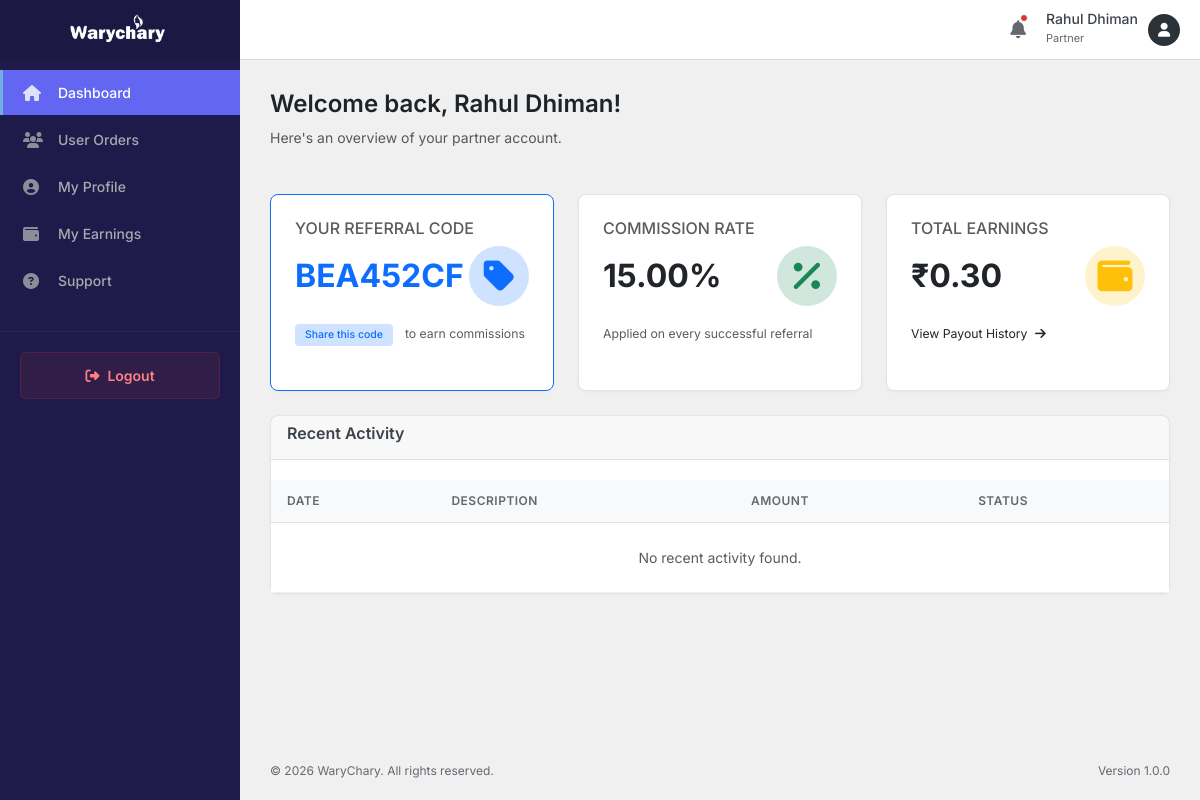
Screenshot of /partner/index.php (signed in) with the database file from the repository.
### tables this page shows
CREATE TABLE `partners` (
  `id` int(11) NOT NULL,
  `senior_partner_id` int(11) NOT NULL,
  `name` varchar(255) NOT NULL,
  `email` varchar(255) NOT NULL,
  `mobile` varchar(20) NOT NULL,
  `gender` enum('Male','Female','Other') NOT NULL,
  `image` varchar(255) DEFAULT NULL,
  `state` varchar(100) NOT NULL,
  `city` varchar(100) NOT NULL,
  `pincode` varchar(20) NOT NULL,
  `address` text NOT NULL,
  `password` varchar(255) NOT NULL,
  `status` enum('active','inactive','pending') DEFAULT 'active',
  `referral_code` varchar(50) DEFAULT NULL,
  `commission` decimal(10,2) DEFAULT 15.00,
  `created_at` timestamp NULL DEFAULT current_timestamp(),
  `updated_at` timestamp NULL DEFAULT current_timestamp() ON UPDATE current_timestamp()
);

### partner/index.php (the view, shortened to what this page needs)
<?php
include_once __DIR__ . '/includes/header.php';
$database = new Database();
$db = $database->getConnection();
$partner_id = $_SESSION['partner_id'];
$stmt = $db->prepare("SELECT * FROM partners WHERE id = :id");
$stmt->bindParam(':id', $partner_id);
$stmt->execute();
$partner = $stmt->fetch(PDO::FETCH_ASSOC);
$e_stmt = $db->prepare("SELECT SUM(amount) as real_total FROM partner_earnings WHERE partner_id = :pid");
$e_stmt->execute([':pid' => $partner_id]);
$earning_data = $e_stmt->fetch(PDO::FETCH_ASSOC);
$total_earnings = $earning_data['real_total'] ?? 0;
?>
<div class="page-header">
    <div class="header-title">
        <h1 class="page-title">Welcome back, <?php echo htmlspecialchars($partner['name']); ?>!</h1>
        <p class="text-muted">Here's an overview of your partner account.</p>
    </div>
</div>
<div class="row g-4">
    <div class="col-md-6 col-xl-4">
        <div class="card h-100 border-primary">
            <div class="card-body">
                <h6 class="text-muted text-uppercase mb-2">Your Referral Code</h6>
                <div class="d-flex align-items-center justify-content-between">
                    <h2 class="mb-0 text-primary fw-bold"><?php echo htmlspecialchars($partner['referral_code']); ?></h2>
                    <div class="widget-icon bg-primary-subtle text-primary rounded-circle p-3">
                        <i class="fas fa-tag fa-lg"></i>
                    </div>
                </div>
                <div class="mt-3">
                    <span class="badge bg-primary-subtle text-primary">Share this code</span>
                    <small class="text-muted ms-2">to earn commissions</small>
                </div>
            </div>
        </div>
    </div>
    <div class="col-md-6 col-xl-4">
        <div class="card h-100">
            <div class="card-body">
                <h6 class="text-muted text-uppercase mb-2">Commission Rate</h6>
                <div class="d-flex align-items-center justify-content-between">
                    <h2 class="mb-0 fw-bold"><?php echo htmlspecialchars($partner['commission']); ?>%</h2>
                    <div class="widget-icon bg-success-subtle text-success rounded-circle p-3">
                        <i class="fas fa-percentage fa-lg"></i>
                    </div>
                </div>
                <div class="mt-3">
                    <small class="text-muted">Applied on every successful referral</small>
                </div>
            </div>
        </div>
    </div>
    <div class="col-md-6 col-xl-4">
        <div class="card h-100">
            <div class="card-body">
                <h6 class="text-muted text-uppercase mb-2">Total Earnings</h6>
                <div class="d-flex align-items-center justify-content-between">
                    <h2 class="mb-0 fw-bold">₹<?php echo number_format($total_earnings, 2); ?></h2>
                    <div class="widget-icon bg-warning-subtle text-warning rounded-circle p-3">
                        <i class="fas fa-wallet fa-lg"></i>
                    </div>
                </div>
                <div class="mt-3">
                    <a href="#" class="text-decoration-none small">View Payout History <i class="fas fa-arrow-right ms-1"></i></a>
                </div>
            </div>
        </div>
    </div>
</div>
<div class="row mt-4">
    <div class="col-12">
        <div class="card">
            <div class="card-header border-bottom">
                <h5 class="card-title mb-0">Recent Activity</h5>
            </div>
            <div class="card-body p-0">
                <div class="table-responsive">
                    <table class="table table-hover mb-0">
                        <thead class="bg-light">
                            <tr>
                                <th class="border-top-0">Date</th>
                                <th class="border-top-0">Description</th>
                                <th class="border-top-0">Amount</th>
                                <th class="border-top-0">Status</th>
                            </tr>
                        </thead>
                        <tbody>
                            <tr>
                                <td colspan="4" class="text-center py-4 text-muted">No recent activity found.</td>
                            </tr>
                        </tbody>
                    </table>
                </div>
            </div>
        </div>
    </div>
</div>
<?php include_once __DIR__ . '/includes/footer.php'; ?>

### admin/assets/css/admin.css (style rules this page uses)
:root { --admin-bg: #f0f0f1; --sidebar-bg: #1d2327; --sidebar-hover: #2c3338; --sidebar-active: #2271b1; --sidebar-text: #f0f0f1; --sidebar-text-muted: #a7aaad; --primary-color: #2271b1; --primary-hover: #135e96; --text-main: #3c434a; --text-muted: #646970; --border-color: #dcdcde; --card-bg: #ffffff; --danger: #d63638; --success: #00a32a; --warning: #dba617; --sidebar-width: 240px; --header-height: 60px; }
* { box-sizing: border-box; margin: 0; padding: 0; }
body { font-family: 'Inter', -apple-system, BlinkMacSystemFont, "Segoe UI", Roboto, Oxygen-Sans, Ubuntu, Cantarell, "Helvetica Neue", sans-serif; background-color: var(--admin-bg); color: var(--text-main); font-size: 14px; line-height: 1.5; }
a { text-decoration: none; color: inherit; transition: all 0.2s ease; }
.page-header { display: flex; justify-content: space-between; align-items: center; margin-bottom: 30px; }
.page-title { font-size: 24px; font-weight: 600; color: #1d2327; }
.widget-icon { width: 60px; height: 60px; display: flex; align-items: center; justify-content: center; font-size: 28px; background-color: #f0f6fc; color: var(--primary-color); border-radius: 50%; }
.card-header { display: flex; justify-content: space-between; align-items: center; margin-bottom: 20px; padding-bottom: 15px; border-bottom: 1px solid #f0f0f0; }
.card-title { font-size: 16px; font-weight: 600; color: var(--text-main); }
.table-responsive { overflow-x: auto; }
.card { border: 1px solid #e2e4e7; border-radius: 8px; box-shadow: 0 1px 3px rgba(0, 0, 0, 0.04); background-color: #fff; margin-bottom: 20px; }
.card-body { padding: 24px; }
.table thead th { background-color: #f8f9fa; color: var(--text-muted); font-weight: 600; font-size: 12px; text-transform: uppercase; letter-spacing: 0.5px; border-bottom: 1px solid #e0e0e0; padding: 12px 16px; }
.table tbody td { vertical-align: middle; padding: 12px 16px; color: var(--text-main); font-size: 14px; border-bottom: 1px solid #f0f0f0; }
.badge { padding: 6px 10px; font-weight: 500; border-radius: 4px; }

### partner/includes/header.php (style rules this page uses)
:root { --sidebar-bg: #1e1b4b; --sidebar-active: #6366f1; --primary-color: #6366f1; --primary-hover: #4f46e5; }

### rows the page displays
partners: name "Rahul Dhiman", referral_code "BEA452CF", commission "15.00"

### other values shown
$_SESSION['partner_name'] "Rahul Dhiman"
$total_earnings "0.30"
